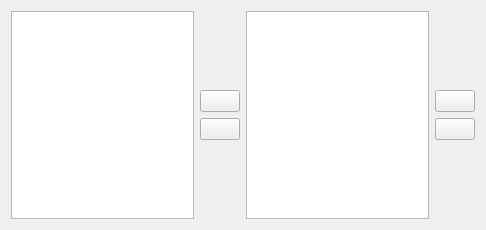
<?xml version="1.0" encoding="UTF-8"?>
<ui version="4.0" stdsetdef="1">
 <author>Thomas Baumgart &lt;ipwizard@users.sourceforge.net&gt;</author>
 <comment/>
 <exportmacro/>
 <class>TransactionSortOption</class>
 <widget class="QWidget" name="TransactionSortOption">
  <property name="geometry">
   <rect>
    <x>0</x>
    <y>0</y>
    <width>486</width>
    <height>230</height>
   </rect>
  </property>
  <layout class="QHBoxLayout">
   <item>
    <layout class="QVBoxLayout">
     <item>
      <widget class="QListWidget" name="m_availableList">
       <column>
        <property name="text">
         <string>Sort options</string>
        </property>
        <property name="clickable">
         <bool>true</bool>
        </property>
        <property name="resizable">
         <bool>true</bool>
        </property>
       </column>
      </widget>
     </item>
    </layout>
   </item>
   <item>
    <layout class="QVBoxLayout">
     <item>
      <spacer name="spacer3">
       <property name="sizeHint">
        <size>
         <width>20</width>
         <height>67</height>
        </size>
       </property>
       <property name="sizeType">
        <enum>QSizePolicy::Expanding</enum>
       </property>
       <property name="orientation">
        <enum>Qt::Vertical</enum>
       </property>
      </spacer>
     </item>
     <item>
      <widget class="QPushButton" name="m_addButton">
       <property name="text">
        <string/>
       </property>
      </widget>
     </item>
     <item>
      <widget class="QPushButton" name="m_removeButton">
       <property name="text">
        <string/>
       </property>
      </widget>
     </item>
     <item>
      <spacer name="spacer4">
       <property name="sizeHint">
        <size>
         <width>21</width>
         <height>67</height>
        </size>
       </property>
       <property name="sizeType">
        <enum>QSizePolicy::Expanding</enum>
       </property>
       <property name="orientation">
        <enum>Qt::Vertical</enum>
       </property>
      </spacer>
     </item>
    </layout>
   </item>
   <item>
    <layout class="QVBoxLayout">
     <item>
      <widget class="QListWidget" name="m_selectedList">
       <column>
        <property name="text">
         <string>Sort order</string>
        </property>
        <property name="clickable">
         <bool>true</bool>
        </property>
        <property name="resizable">
         <bool>true</bool>
        </property>
       </column>
      </widget>
     </item>
    </layout>
   </item>
   <item>
    <layout class="QVBoxLayout">
     <item>
      <spacer name="spacer5">
       <property name="sizeHint">
        <size>
         <width>20</width>
         <height>67</height>
        </size>
       </property>
       <property name="sizeType">
        <enum>QSizePolicy::Expanding</enum>
       </property>
       <property name="orientation">
        <enum>Qt::Vertical</enum>
       </property>
      </spacer>
     </item>
     <item>
      <widget class="QPushButton" name="m_upButton">
       <property name="text">
        <string/>
       </property>
      </widget>
     </item>
     <item>
      <widget class="QPushButton" name="m_downButton">
       <property name="text">
        <string/>
       </property>
      </widget>
     </item>
     <item>
      <spacer name="spacer6">
       <property name="sizeHint">
        <size>
         <width>20</width>
         <height>67</height>
        </size>
       </property>
       <property name="sizeType">
        <enum>QSizePolicy::Expanding</enum>
       </property>
       <property name="orientation">
        <enum>Qt::Vertical</enum>
       </property>
      </spacer>
     </item>
    </layout>
   </item>
  </layout>
 </widget>
 <layoutdefault spacing="6" margin="11"/>
 <customwidgets>
  <customwidget>
   <class>QListWidget</class>
   <extends>QListWidget</extends>
   <header location="global">klistwidget.h</header>
  </customwidget>
 </customwidgets>
 <connections>
  <connection>
   <sender>m_addButton</sender>
   <signal>clicked()</signal>
   <receiver>TransactionSortOptionDecl</receiver>
   <slot>slotAddItem()</slot>
  </connection>
  <connection>
   <sender>m_availableList</sender>
   <signal>itemSelectionChanged()</signal>
   <receiver>TransactionSortOptionDecl</receiver>
   <slot>slotAvailableSelected()</slot>
  </connection>
  <connection>
   <sender>m_downButton</sender>
   <signal>clicked()</signal>
   <receiver>TransactionSortOptionDecl</receiver>
   <slot>slotDownItem()</slot>
  </connection>
  <connection>
   <sender>m_removeButton</sender>
   <signal>clicked()</signal>
   <receiver>TransactionSortOptionDecl</receiver>
   <slot>slotRemoveItem()</slot>
  </connection>
  <connection>
   <sender>m_selectedList</sender>
   <signal>itemSelectionChanged()</signal>
   <receiver>TransactionSortOptionDecl</receiver>
   <slot>slotSelectedSelected()</slot>
  </connection>
  <connection>
   <sender>m_upButton</sender>
   <signal>clicked()</signal>
   <receiver>TransactionSortOptionDecl</receiver>
   <slot>slotUpItem()</slot>
  </connection>
  <connection>
   <sender>m_selectedList</sender>
   <signal>itemDoubleClicked(QListWidgetItem*)</signal>
   <receiver>TransactionSortOptionDecl</receiver>
   <slot>toggleDirection(QListWidgetItem*)</slot>
  </connection>
 </connections>
</ui>
